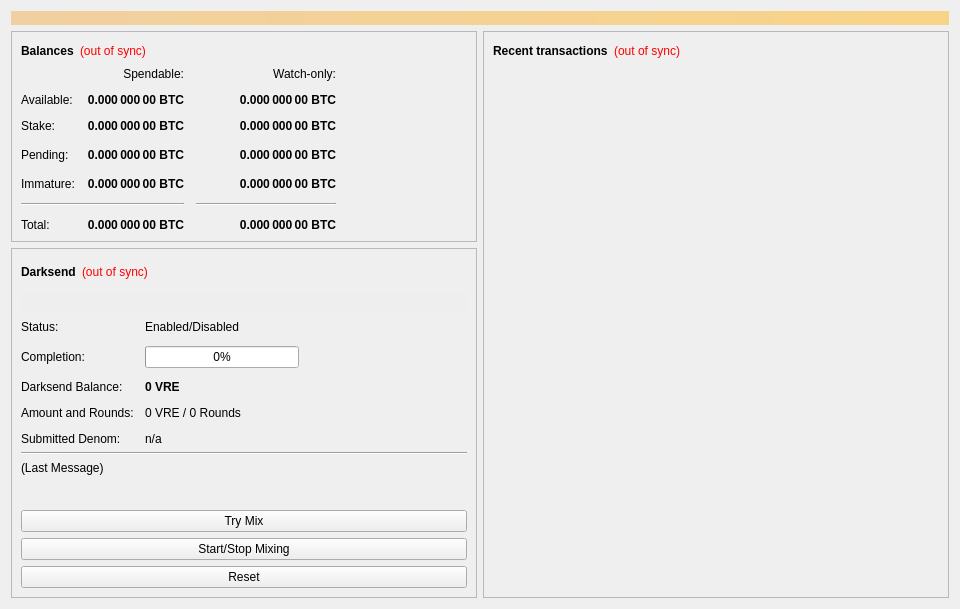
<?xml version="1.0" encoding="UTF-8"?>
<ui version="4.0">
 <class>OverviewPage</class>
 <widget class="QWidget" name="OverviewPage">
  <property name="geometry">
   <rect>
    <x>0</x>
    <y>0</y>
    <width>960</width>
    <height>594</height>
   </rect>
  </property>
  <property name="minimumSize">
   <size>
    <width>960</width>
    <height>0</height>
   </size>
  </property>
  <property name="windowTitle">
   <string>Form</string>
  </property>
  <layout class="QVBoxLayout" name="topLayout">
   <item>
    <widget class="QLabel" name="labelAlerts">
     <property name="visible">
      <bool>false</bool>
     </property>
     <property name="styleSheet">
      <string notr="true">background-color: qlineargradient(x1: 0, y1: 0, x2: 1, y2: 0, stop:0 #F0D0A0, stop:1 #F8D488); color:#000000;</string>
     </property>
     <property name="wordWrap">
      <bool>true</bool>
     </property>
     <property name="margin">
      <number>3</number>
     </property>
    </widget>
   </item>
   <item>
    <layout class="QHBoxLayout" name="horizontalLayout" stretch="1,1">
     <item>
      <layout class="QVBoxLayout" name="verticalLayout_2">
       <item>
        <widget class="QFrame" name="frame">
         <property name="frameShape">
          <enum>QFrame::StyledPanel</enum>
         </property>
         <property name="frameShadow">
          <enum>QFrame::Raised</enum>
         </property>
         <layout class="QVBoxLayout" name="verticalLayout_4">
          <item>
           <layout class="QHBoxLayout" name="horizontalLayout_4">
            <item>
             <widget class="QLabel" name="label_5">
              <property name="font">
               <font>
                <weight>75</weight>
                <bold>true</bold>
               </font>
              </property>
              <property name="text">
               <string>Balances</string>
              </property>
             </widget>
            </item>
            <item>
             <widget class="QLabel" name="labelWalletStatus">
              <property name="cursor">
               <cursorShape>WhatsThisCursor</cursorShape>
              </property>
              <property name="toolTip">
               <string>The displayed information may be out of date. Your wallet automatically synchronizes with the VersusCoin network after a connection is established, but this process has not completed yet.</string>
              </property>
              <property name="styleSheet">
               <string notr="true">QLabel { color: red; }</string>
              </property>
              <property name="text">
               <string notr="true">(out of sync)</string>
              </property>
              <property name="alignment">
               <set>Qt::AlignLeading|Qt::AlignLeft|Qt::AlignVCenter</set>
              </property>
             </widget>
            </item>
            <item>
             <spacer name="horizontalSpacer_3">
              <property name="orientation">
               <enum>Qt::Horizontal</enum>
              </property>
              <property name="sizeHint" stdset="0">
               <size>
                <width>40</width>
                <height>20</height>
               </size>
              </property>
             </spacer>
            </item>
           </layout>
          </item>
          <item>
           <layout class="QGridLayout" name="gridLayout">
            <property name="spacing">
             <number>12</number>
            </property>
            <item row="3" column="2">
             <widget class="QLabel" name="labelWatchPending">
              <property name="font">
               <font>
                <weight>75</weight>
                <bold>true</bold>
               </font>
              </property>
              <property name="cursor">
               <cursorShape>IBeamCursor</cursorShape>
              </property>
              <property name="toolTip">
               <string>Unconfirmed transactions to watch-only addresses</string>
              </property>
              <property name="text">
               <string notr="true">0.000 000 00 BTC</string>
              </property>
              <property name="alignment">
               <set>Qt::AlignRight|Qt::AlignTrailing|Qt::AlignVCenter</set>
              </property>
              <property name="textInteractionFlags">
               <set>Qt::LinksAccessibleByMouse|Qt::TextSelectableByKeyboard|Qt::TextSelectableByMouse</set>
              </property>
             </widget>
            </item>
            <item row="3" column="1">
             <widget class="QLabel" name="labelUnconfirmed">
              <property name="font">
               <font>
                <weight>75</weight>
                <bold>true</bold>
               </font>
              </property>
              <property name="cursor">
               <cursorShape>IBeamCursor</cursorShape>
              </property>
              <property name="toolTip">
               <string>Total of transactions that have yet to be confirmed, and do not yet count toward the spendable balance</string>
              </property>
              <property name="text">
               <string notr="true">0.000 000 00 BTC</string>
              </property>
              <property name="alignment">
               <set>Qt::AlignRight|Qt::AlignTrailing|Qt::AlignVCenter</set>
              </property>
              <property name="textInteractionFlags">
               <set>Qt::LinksAccessibleByMouse|Qt::TextSelectableByKeyboard|Qt::TextSelectableByMouse</set>
              </property>
             </widget>
            </item>
            <item row="4" column="2">
             <widget class="QLabel" name="labelWatchImmature">
              <property name="font">
               <font>
                <weight>75</weight>
                <bold>true</bold>
               </font>
              </property>
              <property name="cursor">
               <cursorShape>IBeamCursor</cursorShape>
              </property>
              <property name="toolTip">
               <string>Mined balance in watch-only addresses that has not yet matured</string>
              </property>
              <property name="text">
               <string notr="true">0.000 000 00 BTC</string>
              </property>
              <property name="alignment">
               <set>Qt::AlignRight|Qt::AlignTrailing|Qt::AlignVCenter</set>
              </property>
              <property name="textInteractionFlags">
               <set>Qt::LinksAccessibleByMouse|Qt::TextSelectableByKeyboard|Qt::TextSelectableByMouse</set>
              </property>
             </widget>
            </item>
            <item row="5" column="0" colspan="2">
             <widget class="Line" name="lineSpendableBalance">
              <property name="orientation">
               <enum>Qt::Horizontal</enum>
              </property>
             </widget>
            </item>
            <item row="5" column="2">
             <widget class="Line" name="lineWatchBalance">
              <property name="sizePolicy">
               <sizepolicy hsizetype="Preferred" vsizetype="Fixed">
                <horstretch>0</horstretch>
                <verstretch>0</verstretch>
               </sizepolicy>
              </property>
              <property name="minimumSize">
               <size>
                <width>140</width>
                <height>0</height>
               </size>
              </property>
              <property name="orientation">
               <enum>Qt::Horizontal</enum>
              </property>
             </widget>
            </item>
            <item row="6" column="0">
             <widget class="QLabel" name="labelTotalText">
              <property name="text">
               <string>Total:</string>
              </property>
             </widget>
            </item>
            <item row="4" column="1">
             <widget class="QLabel" name="labelImmature">
              <property name="font">
               <font>
                <weight>75</weight>
                <bold>true</bold>
               </font>
              </property>
              <property name="cursor">
               <cursorShape>IBeamCursor</cursorShape>
              </property>
              <property name="toolTip">
               <string>Mined balance that has not yet matured</string>
              </property>
              <property name="text">
               <string notr="true">0.000 000 00 BTC</string>
              </property>
              <property name="alignment">
               <set>Qt::AlignRight|Qt::AlignTrailing|Qt::AlignVCenter</set>
              </property>
              <property name="textInteractionFlags">
               <set>Qt::LinksAccessibleByMouse|Qt::TextSelectableByKeyboard|Qt::TextSelectableByMouse</set>
              </property>
             </widget>
            </item>
            <item row="3" column="3">
             <spacer name="horizontalSpacer_2">
              <property name="orientation">
               <enum>Qt::Horizontal</enum>
              </property>
              <property name="sizeHint" stdset="0">
               <size>
                <width>40</width>
                <height>20</height>
               </size>
              </property>
             </spacer>
            </item>
            <item row="4" column="0">
             <widget class="QLabel" name="labelImmatureText">
              <property name="text">
               <string>Immature:</string>
              </property>
             </widget>
            </item>
            <item row="6" column="1">
             <widget class="QLabel" name="labelTotal">
              <property name="font">
               <font>
                <weight>75</weight>
                <bold>true</bold>
               </font>
              </property>
              <property name="cursor">
               <cursorShape>IBeamCursor</cursorShape>
              </property>
              <property name="toolTip">
               <string>Your current total balance</string>
              </property>
              <property name="text">
               <string notr="true">0.000 000 00 BTC</string>
              </property>
              <property name="alignment">
               <set>Qt::AlignRight|Qt::AlignTrailing|Qt::AlignVCenter</set>
              </property>
              <property name="textInteractionFlags">
               <set>Qt::LinksAccessibleByMouse|Qt::TextSelectableByKeyboard|Qt::TextSelectableByMouse</set>
              </property>
             </widget>
            </item>
            <item row="6" column="2">
             <widget class="QLabel" name="labelWatchTotal">
              <property name="font">
               <font>
                <weight>75</weight>
                <bold>true</bold>
               </font>
              </property>
              <property name="cursor">
               <cursorShape>IBeamCursor</cursorShape>
              </property>
              <property name="toolTip">
               <string>Current total balance in watch-only addresses</string>
              </property>
              <property name="text">
               <string notr="true">0.000 000 00 BTC</string>
              </property>
              <property name="alignment">
               <set>Qt::AlignRight|Qt::AlignTrailing|Qt::AlignVCenter</set>
              </property>
              <property name="textInteractionFlags">
               <set>Qt::LinksAccessibleByMouse|Qt::TextSelectableByKeyboard|Qt::TextSelectableByMouse</set>
              </property>
             </widget>
            </item>
            <item row="0" column="2">
             <widget class="QLabel" name="labelWatchonly">
              <property name="text">
               <string>Watch-only:</string>
              </property>
              <property name="alignment">
               <set>Qt::AlignRight|Qt::AlignTrailing|Qt::AlignVCenter</set>
              </property>
             </widget>
            </item>
            <item row="1" column="0">
             <widget class="QLabel" name="labelBalanceText">
              <property name="text">
               <string>Available:</string>
              </property>
             </widget>
            </item>
            <item row="1" column="1">
             <widget class="QLabel" name="labelBalance">
              <property name="font">
               <font>
                <weight>75</weight>
                <bold>true</bold>
               </font>
              </property>
              <property name="cursor">
               <cursorShape>IBeamCursor</cursorShape>
              </property>
              <property name="toolTip">
               <string>Your current spendable balance</string>
              </property>
              <property name="text">
               <string notr="true">0.000 000 00 BTC</string>
              </property>
              <property name="alignment">
               <set>Qt::AlignRight|Qt::AlignTrailing|Qt::AlignVCenter</set>
              </property>
              <property name="textInteractionFlags">
               <set>Qt::LinksAccessibleByMouse|Qt::TextSelectableByKeyboard|Qt::TextSelectableByMouse</set>
              </property>
             </widget>
            </item>
            <item row="2" column="0">
             <widget class="QLabel" name="label_10">
              <property name="text">
               <string>Stake:</string>
              </property>
             </widget>
            </item>
            <item row="2" column="1">
             <widget class="QLabel" name="labelStake">
              <property name="font">
               <font>
                <weight>75</weight>
                <bold>true</bold>
               </font>
              </property>
              <property name="cursor">
               <cursorShape>IBeamCursor</cursorShape>
              </property>
              <property name="toolTip">
               <string>Total of coins that was staked, and do not yet count toward the current balance</string>
              </property>
              <property name="text">
               <string notr="true">0.000 000 00 BTC</string>
              </property>
              <property name="alignment">
               <set>Qt::AlignRight|Qt::AlignTrailing|Qt::AlignVCenter</set>
              </property>
              <property name="textInteractionFlags">
               <set>Qt::LinksAccessibleByMouse|Qt::TextSelectableByKeyboard|Qt::TextSelectableByMouse</set>
              </property>
             </widget>
            </item>
            <item row="2" column="2">
             <widget class="QLabel" name="labelWatchStake">
              <property name="font">
               <font>
                <weight>75</weight>
                <bold>true</bold>
               </font>
              </property>
              <property name="cursor">
               <cursorShape>IBeamCursor</cursorShape>
              </property>
              <property name="toolTip">
               <string>Total of coins that was staked in watch-only addresses, and do not yet count toward the current watch-only balance</string>
              </property>
              <property name="text">
               <string notr="true">0.000 000 00 BTC</string>
              </property>
              <property name="alignment">
               <set>Qt::AlignRight|Qt::AlignTrailing|Qt::AlignVCenter</set>
              </property>
              <property name="textInteractionFlags">
               <set>Qt::LinksAccessibleByMouse|Qt::TextSelectableByKeyboard|Qt::TextSelectableByMouse</set>
              </property>
             </widget>
            </item>
            <item row="1" column="2">
             <widget class="QLabel" name="labelWatchAvailable">
              <property name="font">
               <font>
                <weight>75</weight>
                <bold>true</bold>
               </font>
              </property>
              <property name="cursor">
               <cursorShape>IBeamCursor</cursorShape>
              </property>
              <property name="toolTip">
               <string>Your current balance in watch-only addresses</string>
              </property>
              <property name="text">
               <string notr="true">0.000 000 00 BTC</string>
              </property>
              <property name="alignment">
               <set>Qt::AlignRight|Qt::AlignTrailing|Qt::AlignVCenter</set>
              </property>
              <property name="textInteractionFlags">
               <set>Qt::LinksAccessibleByMouse|Qt::TextSelectableByKeyboard|Qt::TextSelectableByMouse</set>
              </property>
             </widget>
            </item>
            <item row="3" column="0">
             <widget class="QLabel" name="labelPendingText">
              <property name="text">
               <string>Pending:</string>
              </property>
             </widget>
            </item>
            <item row="0" column="1">
             <widget class="QLabel" name="labelSpendable">
              <property name="text">
               <string>Spendable:</string>
              </property>
              <property name="alignment">
               <set>Qt::AlignRight|Qt::AlignTrailing|Qt::AlignVCenter</set>
              </property>
             </widget>
            </item>
           </layout>
          </item>
         </layout>
        </widget>
       </item>
       <item>
        <widget class="QFrame" name="frameDarksend">
         <property name="sizePolicy">
          <sizepolicy hsizetype="Expanding" vsizetype="Expanding">
           <horstretch>0</horstretch>
           <verstretch>0</verstretch>
          </sizepolicy>
         </property>
         <property name="minimumSize">
          <size>
           <width>0</width>
           <height>350</height>
          </size>
         </property>
         <property name="layoutDirection">
          <enum>Qt::LeftToRight</enum>
         </property>
         <property name="frameShape">
          <enum>QFrame::StyledPanel</enum>
         </property>
         <property name="frameShadow">
          <enum>QFrame::Raised</enum>
         </property>
         <layout class="QVBoxLayout" name="verticalLayout_5">
          <item>
           <layout class="QHBoxLayout" name="horizontalLayout_5">
            <item>
             <widget class="QLabel" name="label_2">
              <property name="font">
               <font>
                <weight>75</weight>
                <bold>true</bold>
               </font>
              </property>
              <property name="text">
               <string>Darksend</string>
              </property>
             </widget>
            </item>
            <item>
             <widget class="QLabel" name="labelDarksendSyncStatus">
              <property name="toolTip">
               <string>The displayed information may be out of date. Your wallet automatically synchronizes with the VersusCoin network after a connection is established, but this process has not completed yet.</string>
              </property>
              <property name="styleSheet">
               <string notr="true">QLabel { color: red; }</string>
              </property>
              <property name="text">
               <string notr="true">(out of sync)</string>
              </property>
              <property name="alignment">
               <set>Qt::AlignLeading|Qt::AlignLeft|Qt::AlignVCenter</set>
              </property>
             </widget>
            </item>
            <item>
             <spacer name="horizontalSpacer_4">
              <property name="orientation">
               <enum>Qt::Horizontal</enum>
              </property>
              <property name="sizeHint" stdset="0">
               <size>
                <width>40</width>
                <height>20</height>
               </size>
              </property>
             </spacer>
            </item>
           </layout>
          </item>
          <item>
           <widget class="QPushButton" name="runAutoDenom">
            <property name="palette">
             <palette>
              <active>
               <colorrole role="WindowText">
                <brush brushstyle="SolidPattern">
                 <color alpha="255">
                  <red>0</red>
                  <green>0</green>
                  <blue>0</blue>
                 </color>
                </brush>
               </colorrole>
               <colorrole role="Button">
                <brush brushstyle="SolidPattern">
                 <color alpha="255">
                  <red>239</red>
                  <green>238</green>
                  <blue>238</blue>
                 </color>
                </brush>
               </colorrole>
               <colorrole role="Light">
                <brush brushstyle="SolidPattern">
                 <color alpha="255">
                  <red>255</red>
                  <green>255</green>
                  <blue>255</blue>
                 </color>
                </brush>
               </colorrole>
               <colorrole role="Midlight">
                <brush brushstyle="SolidPattern">
                 <color alpha="255">
                  <red>247</red>
                  <green>246</green>
                  <blue>246</blue>
                 </color>
                </brush>
               </colorrole>
               <colorrole role="Dark">
                <brush brushstyle="SolidPattern">
                 <color alpha="255">
                  <red>119</red>
                  <green>119</green>
                  <blue>119</blue>
                 </color>
                </brush>
               </colorrole>
               <colorrole role="Mid">
                <brush brushstyle="SolidPattern">
                 <color alpha="255">
                  <red>159</red>
                  <green>159</green>
                  <blue>159</blue>
                 </color>
                </brush>
               </colorrole>
               <colorrole role="Text">
                <brush brushstyle="SolidPattern">
                 <color alpha="255">
                  <red>0</red>
                  <green>0</green>
                  <blue>0</blue>
                 </color>
                </brush>
               </colorrole>
               <colorrole role="BrightText">
                <brush brushstyle="SolidPattern">
                 <color alpha="255">
                  <red>255</red>
                  <green>255</green>
                  <blue>255</blue>
                 </color>
                </brush>
               </colorrole>
               <colorrole role="ButtonText">
                <brush brushstyle="SolidPattern">
                 <color alpha="255">
                  <red>0</red>
                  <green>0</green>
                  <blue>0</blue>
                 </color>
                </brush>
               </colorrole>
               <colorrole role="Base">
                <brush brushstyle="SolidPattern">
                 <color alpha="255">
                  <red>255</red>
                  <green>255</green>
                  <blue>255</blue>
                 </color>
                </brush>
               </colorrole>
               <colorrole role="Window">
                <brush brushstyle="SolidPattern">
                 <color alpha="255">
                  <red>239</red>
                  <green>238</green>
                  <blue>238</blue>
                 </color>
                </brush>
               </colorrole>
               <colorrole role="Shadow">
                <brush brushstyle="SolidPattern">
                 <color alpha="255">
                  <red>0</red>
                  <green>0</green>
                  <blue>0</blue>
                 </color>
                </brush>
               </colorrole>
               <colorrole role="AlternateBase">
                <brush brushstyle="SolidPattern">
                 <color alpha="255">
                  <red>247</red>
                  <green>246</green>
                  <blue>246</blue>
                 </color>
                </brush>
               </colorrole>
               <colorrole role="ToolTipBase">
                <brush brushstyle="SolidPattern">
                 <color alpha="255">
                  <red>255</red>
                  <green>255</green>
                  <blue>220</blue>
                 </color>
                </brush>
               </colorrole>
               <colorrole role="ToolTipText">
                <brush brushstyle="SolidPattern">
                 <color alpha="255">
                  <red>0</red>
                  <green>0</green>
                  <blue>0</blue>
                 </color>
                </brush>
               </colorrole>
              </active>
              <inactive>
               <colorrole role="WindowText">
                <brush brushstyle="SolidPattern">
                 <color alpha="255">
                  <red>0</red>
                  <green>0</green>
                  <blue>0</blue>
                 </color>
                </brush>
               </colorrole>
               <colorrole role="Button">
                <brush brushstyle="SolidPattern">
                 <color alpha="255">
                  <red>239</red>
                  <green>238</green>
                  <blue>238</blue>
                 </color>
                </brush>
               </colorrole>
               <colorrole role="Light">
                <brush brushstyle="SolidPattern">
                 <color alpha="255">
                  <red>255</red>
                  <green>255</green>
                  <blue>255</blue>
                 </color>
                </brush>
               </colorrole>
               <colorrole role="Midlight">
                <brush brushstyle="SolidPattern">
                 <color alpha="255">
                  <red>247</red>
                  <green>246</green>
                  <blue>246</blue>
                 </color>
                </brush>
               </colorrole>
               <colorrole role="Dark">
                <brush brushstyle="SolidPattern">
                 <color alpha="255">
                  <red>119</red>
                  <green>119</green>
                  <blue>119</blue>
                 </color>
                </brush>
               </colorrole>
               <colorrole role="Mid">
                <brush brushstyle="SolidPattern">
                 <color alpha="255">
                  <red>159</red>
                  <green>159</green>
                  <blue>159</blue>
                 </color>
                </brush>
               </colorrole>
               <colorrole role="Text">
                <brush brushstyle="SolidPattern">
                 <color alpha="255">
                  <red>0</red>
                  <green>0</green>
                  <blue>0</blue>
                 </color>
                </brush>
               </colorrole>
               <colorrole role="BrightText">
                <brush brushstyle="SolidPattern">
                 <color alpha="255">
                  <red>255</red>
                  <green>255</green>
                  <blue>255</blue>
                 </color>
                </brush>
               </colorrole>
               <colorrole role="ButtonText">
                <brush brushstyle="SolidPattern">
                 <color alpha="255">
                  <red>0</red>
                  <green>0</green>
                  <blue>0</blue>
                 </color>
                </brush>
               </colorrole>
               <colorrole role="Base">
                <brush brushstyle="SolidPattern">
                 <color alpha="255">
                  <red>255</red>
                  <green>255</green>
                  <blue>255</blue>
                 </color>
                </brush>
               </colorrole>
               <colorrole role="Window">
                <brush brushstyle="SolidPattern">
                 <color alpha="255">
                  <red>239</red>
                  <green>238</green>
                  <blue>238</blue>
                 </color>
                </brush>
               </colorrole>
               <colorrole role="Shadow">
                <brush brushstyle="SolidPattern">
                 <color alpha="255">
                  <red>0</red>
                  <green>0</green>
                  <blue>0</blue>
                 </color>
                </brush>
               </colorrole>
               <colorrole role="AlternateBase">
                <brush brushstyle="SolidPattern">
                 <color alpha="255">
                  <red>247</red>
                  <green>246</green>
                  <blue>246</blue>
                 </color>
                </brush>
               </colorrole>
               <colorrole role="ToolTipBase">
                <brush brushstyle="SolidPattern">
                 <color alpha="255">
                  <red>255</red>
                  <green>255</green>
                  <blue>220</blue>
                 </color>
                </brush>
               </colorrole>
               <colorrole role="ToolTipText">
                <brush brushstyle="SolidPattern">
                 <color alpha="255">
                  <red>0</red>
                  <green>0</green>
                  <blue>0</blue>
                 </color>
                </brush>
               </colorrole>
              </inactive>
              <disabled>
               <colorrole role="WindowText">
                <brush brushstyle="SolidPattern">
                 <color alpha="255">
                  <red>119</red>
                  <green>119</green>
                  <blue>119</blue>
                 </color>
                </brush>
               </colorrole>
               <colorrole role="Button">
                <brush brushstyle="SolidPattern">
                 <color alpha="255">
                  <red>239</red>
                  <green>238</green>
                  <blue>238</blue>
                 </color>
                </brush>
               </colorrole>
               <colorrole role="Light">
                <brush brushstyle="SolidPattern">
                 <color alpha="255">
                  <red>255</red>
                  <green>255</green>
                  <blue>255</blue>
                 </color>
                </brush>
               </colorrole>
               <colorrole role="Midlight">
                <brush brushstyle="SolidPattern">
                 <color alpha="255">
                  <red>247</red>
                  <green>246</green>
                  <blue>246</blue>
                 </color>
                </brush>
               </colorrole>
               <colorrole role="Dark">
                <brush brushstyle="SolidPattern">
                 <color alpha="255">
                  <red>119</red>
                  <green>119</green>
                  <blue>119</blue>
                 </color>
                </brush>
               </colorrole>
               <colorrole role="Mid">
                <brush brushstyle="SolidPattern">
                 <color alpha="255">
                  <red>159</red>
                  <green>159</green>
                  <blue>159</blue>
                 </color>
                </brush>
               </colorrole>
               <colorrole role="Text">
                <brush brushstyle="SolidPattern">
                 <color alpha="255">
                  <red>119</red>
                  <green>119</green>
                  <blue>119</blue>
                 </color>
                </brush>
               </colorrole>
               <colorrole role="BrightText">
                <brush brushstyle="SolidPattern">
                 <color alpha="255">
                  <red>255</red>
                  <green>255</green>
                  <blue>255</blue>
                 </color>
                </brush>
               </colorrole>
               <colorrole role="ButtonText">
                <brush brushstyle="SolidPattern">
                 <color alpha="255">
                  <red>119</red>
                  <green>119</green>
                  <blue>119</blue>
                 </color>
                </brush>
               </colorrole>
               <colorrole role="Base">
                <brush brushstyle="SolidPattern">
                 <color alpha="255">
                  <red>239</red>
                  <green>238</green>
                  <blue>238</blue>
                 </color>
                </brush>
               </colorrole>
               <colorrole role="Window">
                <brush brushstyle="SolidPattern">
                 <color alpha="255">
                  <red>239</red>
                  <green>238</green>
                  <blue>238</blue>
                 </color>
                </brush>
               </colorrole>
               <colorrole role="Shadow">
                <brush brushstyle="SolidPattern">
                 <color alpha="255">
                  <red>0</red>
                  <green>0</green>
                  <blue>0</blue>
                 </color>
                </brush>
               </colorrole>
               <colorrole role="AlternateBase">
                <brush brushstyle="SolidPattern">
                 <color alpha="255">
                  <red>239</red>
                  <green>238</green>
                  <blue>238</blue>
                 </color>
                </brush>
               </colorrole>
               <colorrole role="ToolTipBase">
                <brush brushstyle="SolidPattern">
                 <color alpha="255">
                  <red>255</red>
                  <green>255</green>
                  <blue>220</blue>
                 </color>
                </brush>
               </colorrole>
               <colorrole role="ToolTipText">
                <brush brushstyle="SolidPattern">
                 <color alpha="255">
                  <red>0</red>
                  <green>0</green>
                  <blue>0</blue>
                 </color>
                </brush>
               </colorrole>
              </disabled>
             </palette>
            </property>
            <property name="focusPolicy">
             <enum>Qt::NoFocus</enum>
            </property>
            <property name="autoFillBackground">
             <bool>true</bool>
            </property>
            <property name="text">
             <string/>
            </property>
            <property name="flat">
             <bool>true</bool>
            </property>
           </widget>
          </item>
          <item>
           <layout class="QFormLayout" name="formLayout">
            <property name="fieldGrowthPolicy">
             <enum>QFormLayout::AllNonFixedFieldsGrow</enum>
            </property>
            <property name="horizontalSpacing">
             <number>11</number>
            </property>
            <property name="verticalSpacing">
             <number>12</number>
            </property>
            <item row="0" column="0">
             <widget class="QLabel" name="label_6">
              <property name="text">
               <string>Status:</string>
              </property>
             </widget>
            </item>
            <item row="1" column="0">
             <widget class="QLabel" name="label_7">
              <property name="text">
               <string>Completion:</string>
              </property>
             </widget>
            </item>
            <item row="1" column="1">
             <widget class="QProgressBar" name="darksendProgress">
              <property name="maximumSize">
               <size>
                <width>154</width>
                <height>16777215</height>
               </size>
              </property>
              <property name="value">
               <number>0</number>
              </property>
             </widget>
            </item>
            <item row="3" column="0">
             <widget class="QLabel" name="labelAnonymizedText">
              <property name="text">
               <string>Darksend Balance:</string>
              </property>
             </widget>
            </item>
            <item row="3" column="1">
             <widget class="QLabel" name="labelAnonymized">
              <property name="font">
               <font>
                <weight>75</weight>
                <bold>true</bold>
               </font>
              </property>
              <property name="text">
               <string notr="true">0 VRE</string>
              </property>
             </widget>
            </item>
            <item row="4" column="0">
             <widget class="QLabel" name="label_8">
              <property name="text">
               <string>Amount and Rounds:</string>
              </property>
             </widget>
            </item>
            <item row="4" column="1">
             <widget class="QLabel" name="labelAmountRounds">
              <property name="text">
               <string>0 VRE / 0 Rounds</string>
              </property>
             </widget>
            </item>
            <item row="5" column="0">
             <widget class="QLabel" name="label_9">
              <property name="text">
               <string>Submitted Denom:</string>
              </property>
             </widget>
            </item>
            <item row="5" column="1">
             <widget class="QLabel" name="labelSubmittedDenom">
              <property name="toolTip">
               <string>The denominations you submitted to the Masternode.&lt;br&gt;To mix, other users must submit the exact same denominations.</string>
              </property>
              <property name="text">
               <string>n/a</string>
              </property>
             </widget>
            </item>
            <item row="0" column="1">
             <widget class="QLabel" name="darksendEnabled">
              <property name="text">
               <string>Enabled/Disabled</string>
              </property>
             </widget>
            </item>
           </layout>
          </item>
          <item>
           <widget class="Line" name="lineLastMessage">
            <property name="orientation">
             <enum>Qt::Horizontal</enum>
            </property>
           </widget>
          </item>
          <item>
           <widget class="QLabel" name="darksendStatus">
            <property name="minimumSize">
             <size>
              <width>288</width>
              <height>43</height>
             </size>
            </property>
            <property name="text">
             <string>(Last Message)</string>
            </property>
            <property name="alignment">
             <set>Qt::AlignLeading|Qt::AlignLeft|Qt::AlignTop</set>
            </property>
            <property name="wordWrap">
             <bool>true</bool>
            </property>
           </widget>
          </item>
          <item>
           <widget class="QPushButton" name="darksendAuto">
            <property name="sizePolicy">
             <sizepolicy hsizetype="MinimumExpanding" vsizetype="Fixed">
              <horstretch>0</horstretch>
              <verstretch>0</verstretch>
             </sizepolicy>
            </property>
            <property name="toolTip">
             <string>Try to manually submit a Darksend request.</string>
            </property>
            <property name="text">
             <string>Try Mix</string>
            </property>
           </widget>
          </item>
          <item>
           <widget class="QPushButton" name="toggleDarksend">
            <property name="sizePolicy">
             <sizepolicy hsizetype="MinimumExpanding" vsizetype="Fixed">
              <horstretch>0</horstretch>
              <verstretch>0</verstretch>
             </sizepolicy>
            </property>
            <property name="text">
             <string>Start/Stop Mixing</string>
            </property>
           </widget>
          </item>
          <item>
           <widget class="QPushButton" name="darksendReset">
            <property name="sizePolicy">
             <sizepolicy hsizetype="MinimumExpanding" vsizetype="Fixed">
              <horstretch>0</horstretch>
              <verstretch>0</verstretch>
             </sizepolicy>
            </property>
            <property name="toolTip">
             <string>Reset the current status of Darksend (can interrupt Darksend if it's in the process of Mixing, which can cost you money!)</string>
            </property>
            <property name="autoFillBackground">
             <bool>false</bool>
            </property>
            <property name="text">
             <string>Reset</string>
            </property>
           </widget>
          </item>
         </layout>
        </widget>
       </item>
       <item>
        <spacer name="verticalSpacer">
         <property name="orientation">
          <enum>Qt::Vertical</enum>
         </property>
         <property name="sizeHint" stdset="0">
          <size>
           <width>20</width>
           <height>40</height>
          </size>
         </property>
        </spacer>
       </item>
      </layout>
     </item>
     <item>
      <layout class="QVBoxLayout" name="verticalLayout_3">
       <item>
        <widget class="QFrame" name="frame_2">
         <property name="frameShape">
          <enum>QFrame::StyledPanel</enum>
         </property>
         <property name="frameShadow">
          <enum>QFrame::Raised</enum>
         </property>
         <layout class="QVBoxLayout" name="verticalLayout">
          <item>
           <layout class="QHBoxLayout" name="horizontalLayout_2">
            <item>
             <widget class="QLabel" name="label_4">
              <property name="font">
               <font>
                <weight>75</weight>
                <bold>true</bold>
               </font>
              </property>
              <property name="text">
               <string>Recent transactions</string>
              </property>
             </widget>
            </item>
            <item>
             <widget class="QLabel" name="labelTransactionsStatus">
              <property name="cursor">
               <cursorShape>WhatsThisCursor</cursorShape>
              </property>
              <property name="toolTip">
               <string>The displayed information may be out of date. Your wallet automatically synchronizes with the VersusCoin network after a connection is established, but this process has not completed yet.</string>
              </property>
              <property name="styleSheet">
               <string notr="true">QLabel { color: red; }</string>
              </property>
              <property name="text">
               <string notr="true">(out of sync)</string>
              </property>
              <property name="alignment">
               <set>Qt::AlignRight|Qt::AlignTrailing|Qt::AlignVCenter</set>
              </property>
             </widget>
            </item>
            <item>
             <spacer name="horizontalSpacer">
              <property name="orientation">
               <enum>Qt::Horizontal</enum>
              </property>
              <property name="sizeHint" stdset="0">
               <size>
                <width>40</width>
                <height>20</height>
               </size>
              </property>
             </spacer>
            </item>
           </layout>
          </item>
          <item>
           <widget class="QListView" name="listTransactions">
            <property name="styleSheet">
             <string notr="true">QListView { background: transparent; }</string>
            </property>
            <property name="frameShape">
             <enum>QFrame::NoFrame</enum>
            </property>
            <property name="verticalScrollBarPolicy">
             <enum>Qt::ScrollBarAlwaysOff</enum>
            </property>
            <property name="horizontalScrollBarPolicy">
             <enum>Qt::ScrollBarAlwaysOff</enum>
            </property>
            <property name="selectionMode">
             <enum>QAbstractItemView::NoSelection</enum>
            </property>
           </widget>
          </item>
         </layout>
        </widget>
       </item>
      </layout>
     </item>
    </layout>
   </item>
  </layout>
 </widget>
 <resources/>
 <connections/>
</ui>
